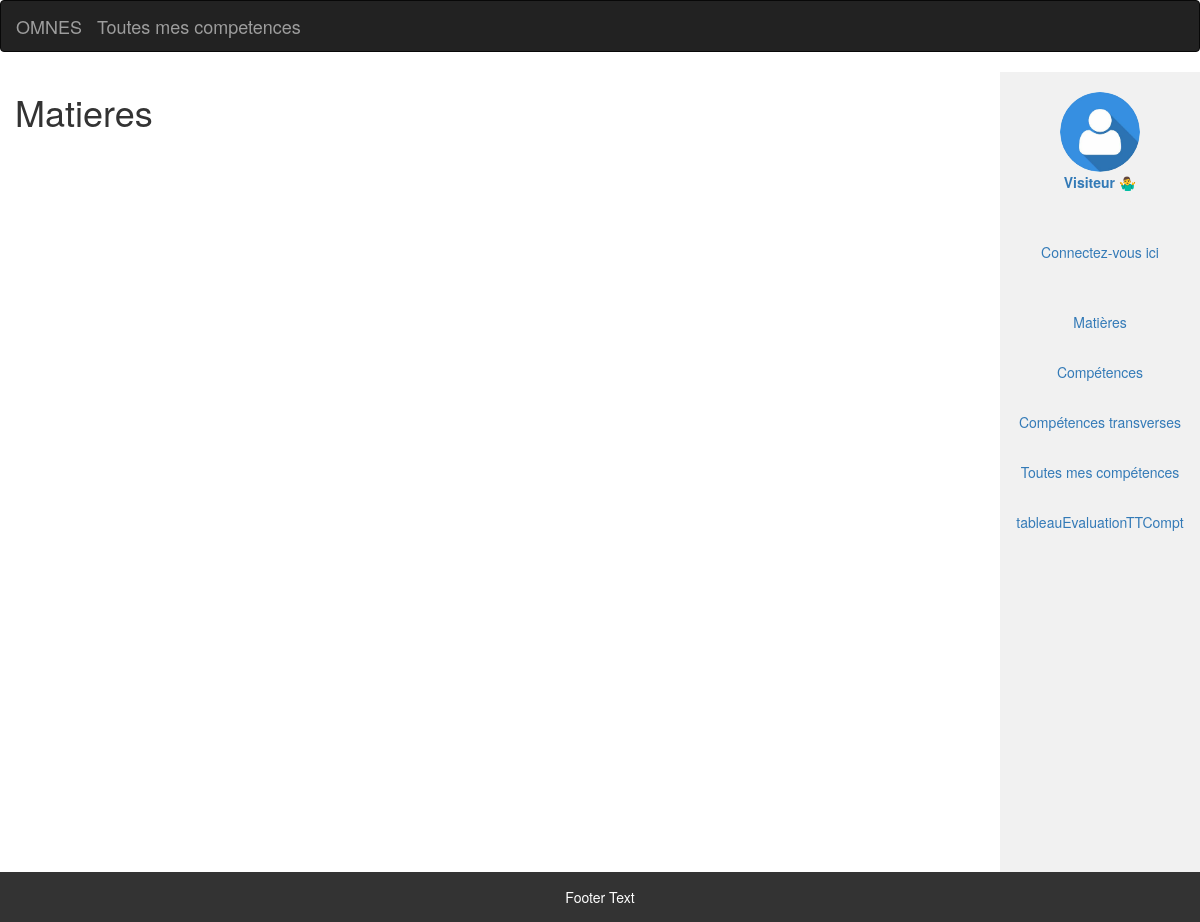
/matieres.php, run on an earlier commit of the app's database.
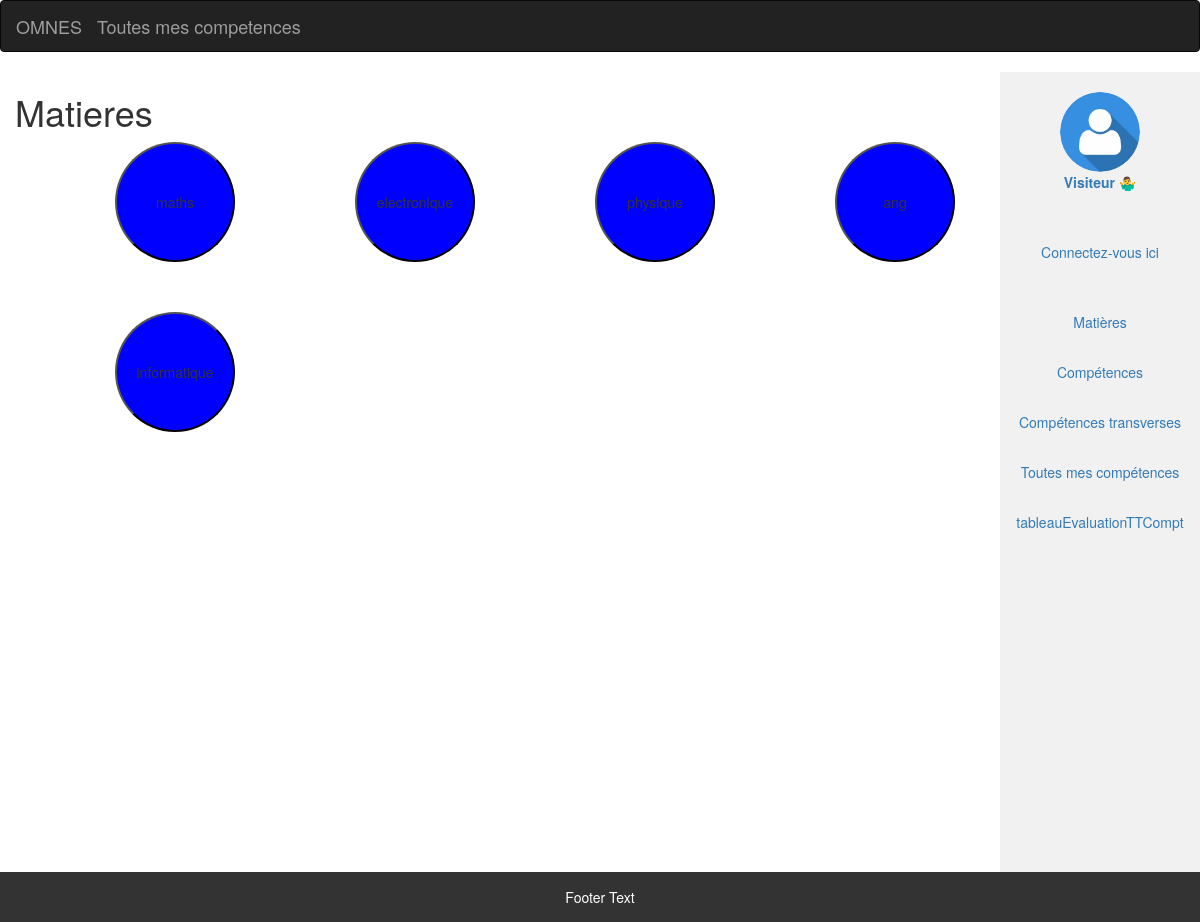
And on a later commit of the database.
### tables this page shows
CREATE TABLE Matieres
(
    id             INT AUTO_INCREMENT PRIMARY KEY,
    nom_matiere    VARCHAR(255) NOT NULL,
    volume_horaire INT          NOT NULL
);

### tableau_matieres.php (the view, shortened to what this page needs)
<?php
$connexion = mysqli_connect("localhost", "root", "root", "omnes myskills");
$data = mysqli_query($connexion, "SELECT * FROM matieres");
$nb_cercles = 0;
echo "<form method='post' action='tableau_affichage_Matieres_Competences.php'>";
echo "<table>";
while ($ligne = mysqli_fetch_assoc($data)) {
    echo "<td><button class='circle' name='MATChoisie' value='" . $ligne['id'] . "'>" . $ligne['nom_matiere'] . "</button></td>";
    $nb_cercles++;
    if ($nb_cercles % 4 == 0) {
        echo "</tr><tr>";
    }
}
echo "</table>";
echo "</form>";
?>

What changed in the data, as far as the page shows it:
added matieres: $ligne['id'] 1 (drawn), nom_matiere "maths"
added matieres: $ligne['id'] 2 (drawn), nom_matiere "electronique"
added matieres: $ligne['id'] 3 (drawn), nom_matiere "physique"
added matieres: $ligne['id'] 4 (drawn), nom_matiere "ang"
added matieres: $ligne['id'] 5 (drawn), nom_matiere "informatique"
